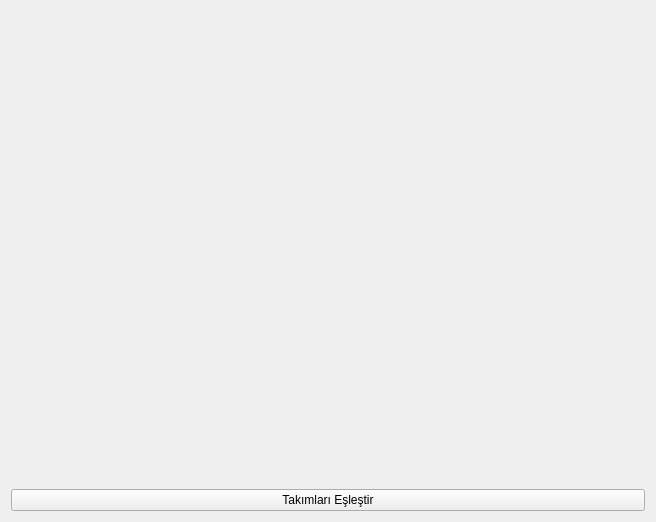
<?xml version="1.0" encoding="UTF-8"?>
<ui version="4.0">
 <class>Form</class>
 <widget class="QWidget" name="Form">
  <property name="geometry">
   <rect>
    <x>0</x>
    <y>0</y>
    <width>656</width>
    <height>522</height>
   </rect>
  </property>
  <property name="windowTitle">
   <string>Form</string>
  </property>
  <layout class="QVBoxLayout" name="verticalLayout">
   <item>
    <widget class="QWidget" name="widget" native="true"/>
   </item>
   <item>
    <widget class="QPushButton" name="pushButton">
     <property name="text">
      <string>Takımları Eşleştir</string>
     </property>
    </widget>
   </item>
  </layout>
 </widget>
 <resources/>
 <connections/>
</ui>
